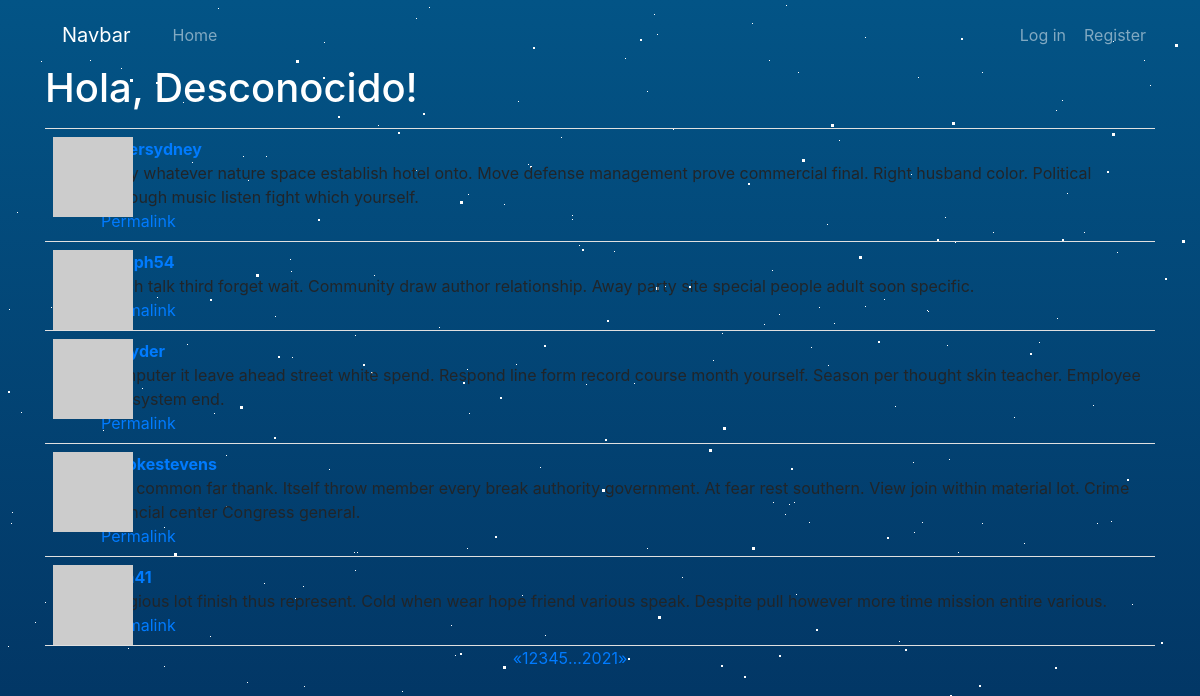
The page / on the database its author committed.
### app/models.py (models this page shows, shortened)
class Post(db.Model):
    __tablename__ = 'posts'
    id = db.Column(db.Integer, primary_key=True)
    body = db.Column(db.Text)
    author_id = db.Column(db.Integer, db.ForeignKey('users.id'))
    body_html = db.Column(db.Text)

class User(UserMixin, db.Model):
    __tablename__ = 'users'
    id = db.Column(db.Integer, primary_key=True)
    email = db.Column(db.String(64), unique=True, index=True)
    username = db.Column(db.String(64), unique=True, index=True)
    password_hash = db.Column(db.String(128))
    role_id = db.Column(db.Integer, db.ForeignKey('roles.id'))
    name = db.Column(db.String(64))
    location = db.Column(db.String(64))
    about_me = db.Column(db.Text())
    avatar_hash = db.Column(db.String(32))
    posts = db.relationship('Post', backref='author', lazy='dynamic')
    followed = db.relationship('Follow',\
                                foreign_keys=[Follow.follower_id],
                                backref=db.backref('follower', lazy='joined'),
                                lazy='dynamic',
                                cascade='all, delete-orphan')
    followers = db.relationship('Follow',
                                foreign_keys=[Follow.followed_id],
                                backref=db.backref('followed', lazy='joined'),
                                lazy='dynamic',
                                cascade='all, delete-orphan')
    def gravatar(self, size=100, default='identicon', rating='g'):
        url = 'https://secure.gravatar.com/avatar'
        hash = self.avatar_hash or self.gravatar_hash()
        return '{url}/{hash}?s={size}&d={default}&r={rating}'.format(url=url, hash=hash, size=size, default=default, rating=rating)
    @property
    def password(self):
        raise AttributeError('password is not a readable attribute')

### app/main/views.py (the view)
@main.route('/', methods=['GET', 'POST'])
def index():
    form = PostForm()
    if current_user.can(Permission.WRITE) and form.validate_on_submit():
        post = Post(body=form.body.data, author=current_user._get_current_object())
        db.session.add(post)
        db.session.commit()
        return redirect(url_for('main.index'))
    page = request.args.get('page', 1, type=int)
    pagination = Post.query.paginate(
        page, per_page=current_app.config['FLASKY_POSTS_PER_PAGE'], error_out=False
    )
    posts = pagination.items
    return render_template('index.html', form=form, posts=posts, pagination=pagination)

### app/auth/views.py (called while the page is built)
@auth.before_app_request
def before_request():
    if current_user.is_authenticated:
        current_user.ping()

### app/main/__init__.py (called while the page is built)
@main.app_context_processor
def inject_permission():
    return dict(Permission=Permission)

### app/models.py (called while the page is built)
    def can(self, permissions):
        return False

### app/templates/index.html (shortened to what this page needs)
{% extends "base.html" %}
{% import "bootstrap/wtf.html" as wtf %}
{% import "_macros.html" as macros %}
{% block page_content %}
<div class="container">
    <div class="page-header">
        <h1 style="color: white;">Hola, {% if current_user.is_authenticated %}{{ current_user.username }}{% else %}Desconocido{% endif %}!</h1>
    </div>
</div>
{% include '_posts.html' %}
{% if pagination %}
<div class="pagination container" style="justify-content: center; ">
    {{ macros.pagination_widget(pagination, '.index') }}
</div>
{% endif %}
{% endblock %}

### app/templates/_posts.html (shortened to what this page needs)
<div class="container">
    <ul class="posts">
        {% for post in posts %}
        <li class="post">
            <div class="post-thumbnail">
                <a href="{{ url_for('.user', username=post.author.username) }}">
                    <img class="img-rounded profile-thumbnail" src="{{ post.author.gravatar(size=39) }}">
                </a>
            </div>
            <div class="post-content">
                <div class="post-author"><a href="{{ url_for('.user', username=post.author.username) }}">{{ post.author.username }}</a></div>
                <div class="post-body">
                    {% if post.body_html %}
                        {{ post.body_html | safe }}
                    {% else %}
                        {{ post.body }}
                    {% endif %}
                </div>
                <div class="post-footer">
                    <a href="{{ url_for('main.post', id=post.id) }}">
                        <span class="label label-default">Permalink</span>
                    </a>
                </div>
            </div>
        </li>
        {% endfor %}
    </ul>
</div>

### app/static/css/styles.css (style rules this page uses)
body { background: linear-gradient(#035486,#010029); overflow: hidden; }
.profile-thumbnail { position: absolute; }
ul.posts { list-style-type: none; padding: 0px; margin: 16px 0px 0px 0px; border-top: 1px solid #e0e0e0; }
ul.posts li.post { padding: 8px; border-bottom: 1px solid #e0e0e0; }
div.post-author { font-weight: bold; }
div.post-thumbnail { position: absolute; }
div.post-content { margin-left: 48px; min-height: 48px; }
div.pagination { width: 100%; text-align: right; padding: 0px; margin: 0px; }

### rows shown on the page
Post: author.username "millersydney", body "They whatever nature space establish hotel onto. Move defense management prove commercial final. Right husband color. Political although music listen fight which yourself."
Post: author.username "joseph54", body "Much talk third forget wait. Community draw author relationship. Away party site special people adult soon specific."
Post: author.username "nsnyder", body "Computer it leave ahead street white spend. Respond line form record course month yourself. Season per thought skin teacher. Employee pull system end."
Post: author.username "brookestevens", body "Half common far thank. Itself throw member every break authority government. At fear rest southern. View join within material lot. Crime financial center Congress general."
Post: body "Religious lot finish thus represent. Cold when wear hope friend various speak. Despite pull however more time mission entire various."

### other values the page prints
{{ p }} "1"
{{ p }} "2" "3" "4" "5" "20" "21"
